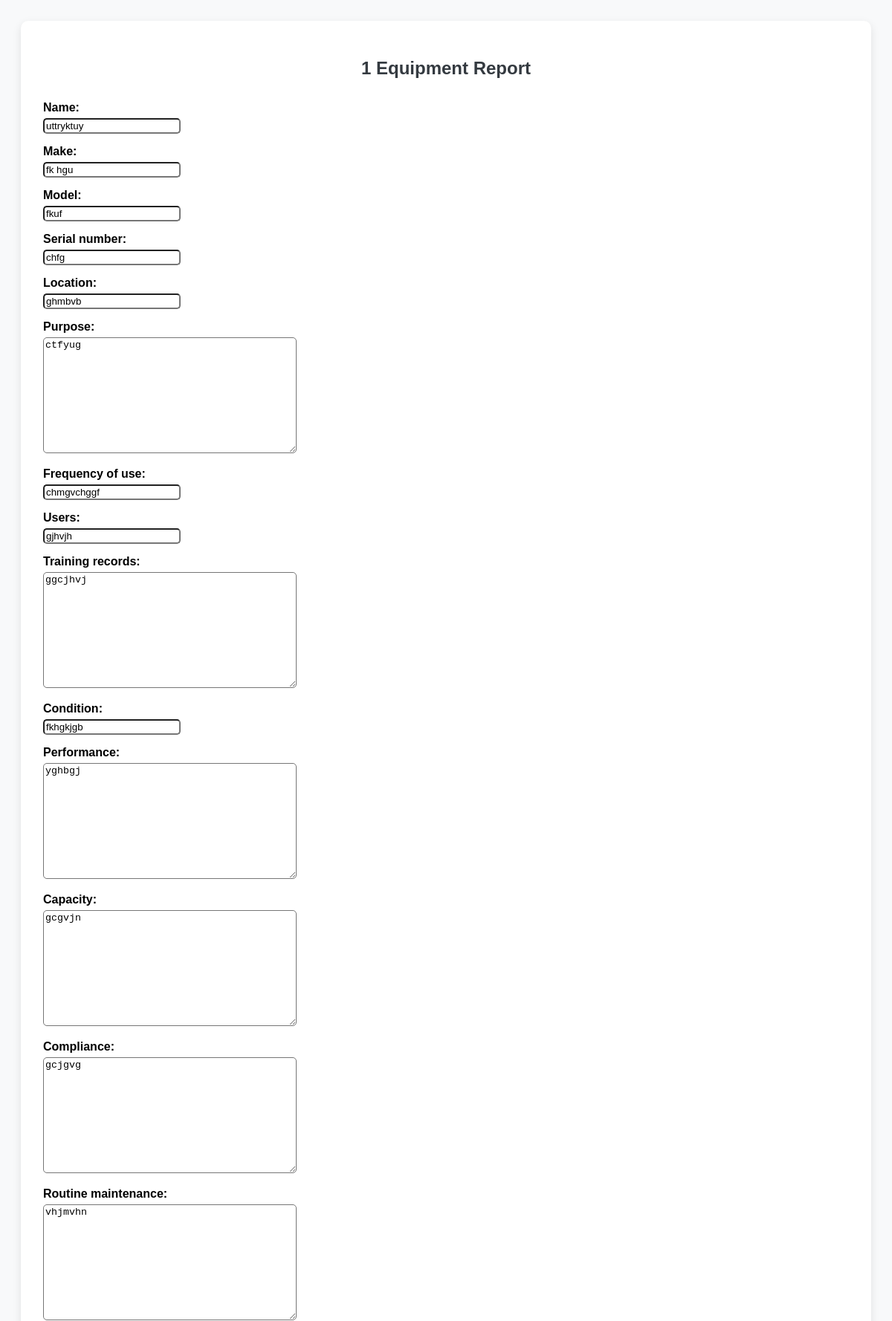
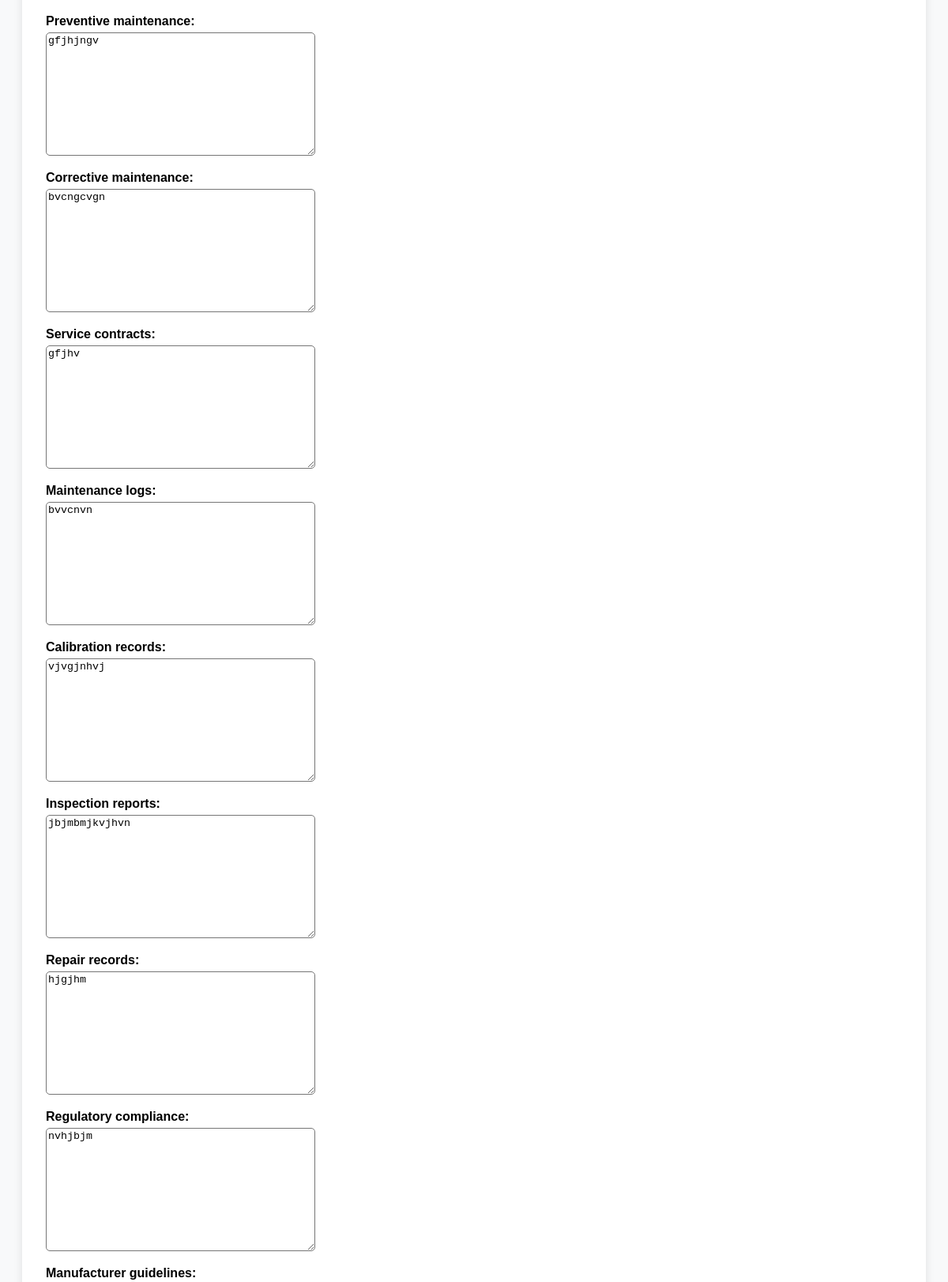
The app's page /Equipments/equipment/1/edit/ (upper part) with its own data (2 pictures, top to bottom).
### Equipments/models.py (models this page shows, shortened)
class Equipment(models.Model):
    name = models.CharField(max_length=255)
    make = models.CharField(max_length=255)
    model = models.CharField(max_length=255)
    serial_number = models.CharField(max_length=255, unique=True)
    location = models.CharField(max_length=255)
    purpose = models.TextField()
    frequency_of_use = models.CharField(max_length=255)
    users = models.CharField(max_length=255)
    training_records = models.TextField()
    condition = models.CharField(max_length=255)
    performance = models.TextField()
    capacity = models.TextField()
    compliance = models.TextField()
    routine_maintenance = models.TextField()
    preventive_maintenance = models.TextField()
    corrective_maintenance = models.TextField()
    service_contracts = models.TextField()
    maintenance_logs = models.TextField()
    calibration_records = models.TextField()
    inspection_reports = models.TextField()
    repair_records = models.TextField()
    regulatory_compliance = models.TextField()
    manufacturer_guidelines = models.TextField()
    performance_metrics = models.TextField()
    downtime_records = models.TextField()
    upgrade_recommendations = models.TextField()
    training_needs = models.TextField()
    risk_factors = models.TextField()
    mitigation_measures = models.TextField()
    maintenance_costs = models.DecimalField(max_digits=10, decimal_places=2)
    budget_allocation = models.DecimalField(max_digits=10, decimal_places=2)

### Equipments/views.py (the view)
# urls.py: path('equipment/<int:pk>/edit/', views.equipment_update, name='equipment_update'),
def equipment_update(request, pk):
    equipment = get_object_or_404(Equipment, pk=pk)
    if request.method == 'POST':
        form = EquipmentForm(request.POST, instance=equipment)
        if form.is_valid():
            form.save()
            return redirect('equipment_detail', pk=equipment.pk)
    else:
        form = EquipmentForm(instance=equipment)
    return render(request, 'Equipments/equipment_form.html', {'form': form})

### Equipments/Templates/Equipments/equipment_form.html (shortened to what this page needs)
{% load static %}
<!DOCTYPE html>
<html lang="en">
<head>
</head>
<body>
    <div class="container col-md-12">
        <h2>{{ form.instance.id|default:"New" }} Equipment Report</h2>
        <form method="post">
            <div class="row">
                {% for field in form %}
                    <div class="col-md-12 mb-3">
                        <div class="form-group">
                            {{ field.label_tag }}
                            {{ field }}
                        </div>
                    </div>
                {% endfor %}
            </div>
        </form>
    </div>
</body>
</html>

### Equipments/Templates/Equipments/equipment_form.html (style rules this page uses)
body { background-color: #f8f9fa; font-family: 'Arial', sans-serif; padding: 20px; }
.container { background-color: #fff; padding: 30px; border-radius: 10px; box-shadow: 0 4px 12px rgba(0, 0, 0, 0.1); margin: auto; }
h2 { text-align: center; color: #343a40; font-weight: bold; margin-bottom: 30px; }
.form-group { margin-bottom: 15px; }
.form-group label { font-weight: 600; display: block; margin-bottom: 5px; }
.form-control { border-radius: 5px; }

### records on screen
Equipment: instance.id "1", form "uttryktuy" "fk hgu" "fkuf" "chfg" "ghmbvb" "ctfyug" "chmgvchggf" "gjhvjh" "ggcjhvj" "fkhgkjgb" "yghbgj" "gcgvjn" "gcjgvg" "vhjmvhn" "gfjhjngv" "bvcngcvgn" "gfjhv" "bvvcnvn" "vjvgjnhvj" "jbjmbmjkvjhvn" "hjgjhm" "nvhjbjm"

### other values on screen
{{ field.label_tag }} "Name:" "Make:" "Model:" "Serial number:" "Location:" "Purpose:" "Frequency of use:" "Users:" "Training records:" "Condition:" "Performance:" "Capacity:" "Compliance:" "Routine maintenance:" "Preventive maintenance:" "Corrective maintenance:" "Service contracts:" "Maintenance logs:" "Calibration records:" "Inspection reports:" "Repair records:" "Regulatory compliance:" "Manufacturer guidelines:"
